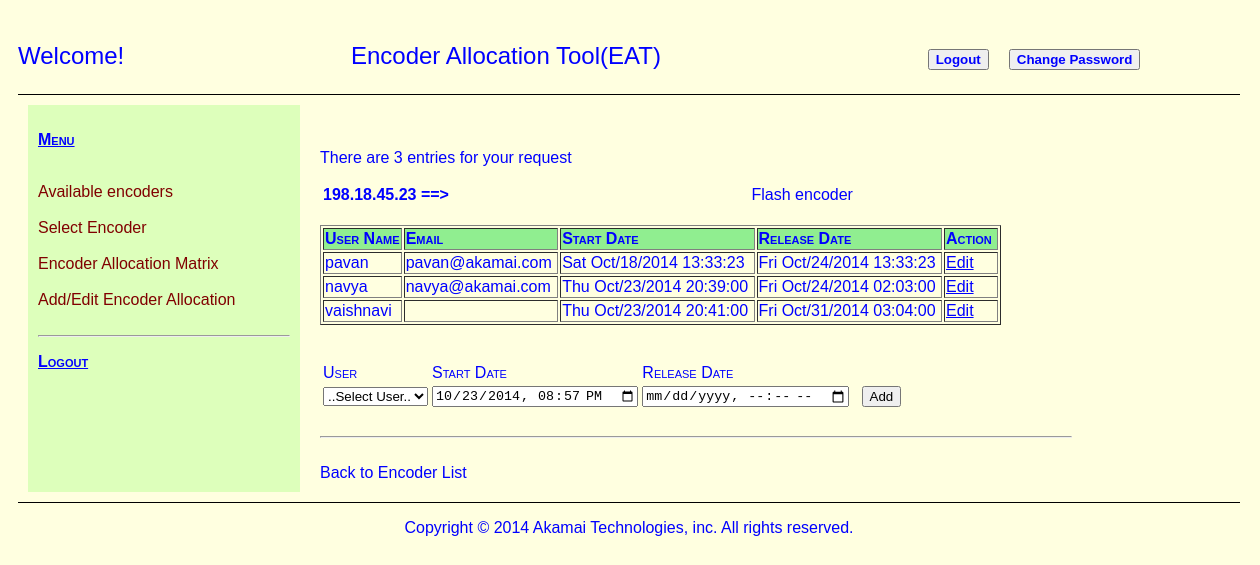
Screenshot of /index.php?content=listSelectedAllocation&encoderID=3 (signed in) with the database file from the repository.
### tables this page shows
CREATE TABLE IF NOT EXISTS `eEncoder` (
`ID` int(11) NOT NULL,
  `encoderIP` bigint(11) NOT NULL,
  `encoderInfo` varchar(1000) NOT NULL
);

CREATE TABLE IF NOT EXISTS `eEncoderAllocation` (
`ID` int(11) NOT NULL,
  `encoderID` int(11) NOT NULL,
  `userID` int(11) NOT NULL,
  `startDate` bigint(20) NOT NULL,
  `endDate` bigint(20) NOT NULL
);

CREATE TABLE IF NOT EXISTS `eUser` (
`ID` int(11) NOT NULL,
  `username` varchar(16) NOT NULL,
  `password` varchar(70) NOT NULL,
  `email` varchar(30) NOT NULL,
  `accessLevel` int(11) NOT NULL
);

### includes/listSelectedAllocation.php (the view, shortened to what this page needs)
<?php
	$encoderID = $_POST["encoderID"];
	if(!isset($encoderID)) {$encoderID = $_GET["encoderID"]; }
				$eEncoder_SQLselect = "SELECT * ";
				$eEncoder_SQLselect .= "FROM ";
				$eEncoder_SQLselect .= "eEncoder ";
				$eEncoder_SQLselect .= "WHERE ID = '".$encoderID."' ";
				$eEncoder_SQLselect_Query = mysql_query($eEncoder_SQLselect);
				while ($row = mysql_fetch_array($eEncoder_SQLselect_Query, MYSQL_ASSOC)) {
					$encoderIP = long2ip($row['encoderIP']);
					$encoderInfo = $row['encoderInfo'];
				}
				$indx = 0;
				$eEncoderAllocation_SQLselect = "SELECT a.ID, a.encoderID, b.username AS user, b.email, a.startDate, a.endDate
																						FROM eEncoderAllocation a
																						LEFT JOIN eUser b ON a.userID = b.ID
																						WHERE a.encoderID = \"$encoderID\"";
				$eEncoderAllocation_SQLselect_Query = mysql_query($eEncoderAllocation_SQLselect);
				while ($row = mysql_fetch_array($eEncoderAllocation_SQLselect_Query, MYSQL_ASSOC)) {
					$personArray[$indx]['ID'] = $row['ID'];
					$personArray[$indx]['user'] = $row['user'];
					$personArray[$indx]['email'] = $row['email'];
					$personArray[$indx]['startDate'] = $row['startDate'];
					$personArray[$indx]['endDate'] = $row['endDate'];
					$indx++;
				}
				$numAllocations = sizeof($personArray);
				echo '<p> There are '.$numAllocations.'&nbsp;entries for your request';
			echo 	  '<table>
							<tr valign="top">
								<td style=" font-size: 24;
												font-weight: bold;"
												>
										'.$encoderIP.' ==>
								</td>
								<td align="right" width="400">
										'.$encoderInfo.'
								</td>
							</tr>
						</table><br />';
			echo '<table  border="1" padding="5">';
				echo '<tr class="tableHeader1">
							<td>User Name</td>
							<td>Email</td>
							<td>Start Date</td>
							<td>Release Date</td>';
				if (isset($accessLevel) AND $accessLevel >= 21) {
					echo '<td>Action&nbsp;</td>';
				}
				echo '</tr>	';
				for ($indx = 0; $indx < $numAllocations; $indx++) {
					$thisAllocationID = $personArray[$indx]['ID'];
					$personEditLink = '<a href="index.php
					?content=allocationEditForm
					&allocationID='.$thisAllocationID.'"><u>Edit</u></a>';
  					if (($indx % 2) == 1) {$rowClass = $tdOdd; } else { $rowClass = $tdEven; }
					echo '<tr '.$rowClass.' height="20">
								<td>'.$personArray[$indx]['user'].'&nbsp;</td>
								<td>'.$personArray[$indx]['email'].'&nbsp;</td>
								<td>'.date('D M/d/Y H:i:s',$personArray[$indx]['startDate']).'&nbsp;</td>
								<td>'.date('D M/d/Y H:i:s',$personArray[$indx]['endDate']).'&nbsp;</td>';
					if (isset($accessLevel) AND $accessLevel >= 21) {
							echo '<td>'.$personEditLink.'&nbsp;</td>';
					}
					echo '</tr>	';
				}
			echo '</table>';
			if (isset($accessLevel) AND $accessLevel >= 21)
			 {
							include_once("includes/allocationAddForm.php");
							}
echo '<br /><hr align=left style="width:750px"/><br />';
echo '<a href="index.php?content=availableEncoders">Back to Encoder List</a>';
?>

### css/encoder_style.css (style rules this page uses)
body { font-family: arial, helvetica, sans-serif; color:#0000FF; text-decoration: none; background-color: lightyellow; }
a { color:#0000FF; text-decoration: none; }
.tableHeader1 { background-color: lightgreen ; color: blue; font-weight: bolder; font-variant: small-caps; }

### rows the page displays
eencoder: encoderIP "198.18.45.23", encoderInfo "Flash encoder"
eencoderallocation: userID.username "pavan", userID.email "pavan@akamai.com", startDate "Sat Oct/18/2014 13:33:23", endDate "Fri Oct/24/2014 13:33:23"
eencoderallocation: userID.username "navya", userID.email "navya@akamai.com", startDate "Thu Oct/23/2014 20:39:00", endDate "Fri Oct/24/2014 02:03:00"
eencoderallocation: userID.username "vaishnavi", startDate "Thu Oct/23/2014 20:41:00", endDate "Fri Oct/31/2014 03:04:00"

### other values shown
$numAllocations "3"
